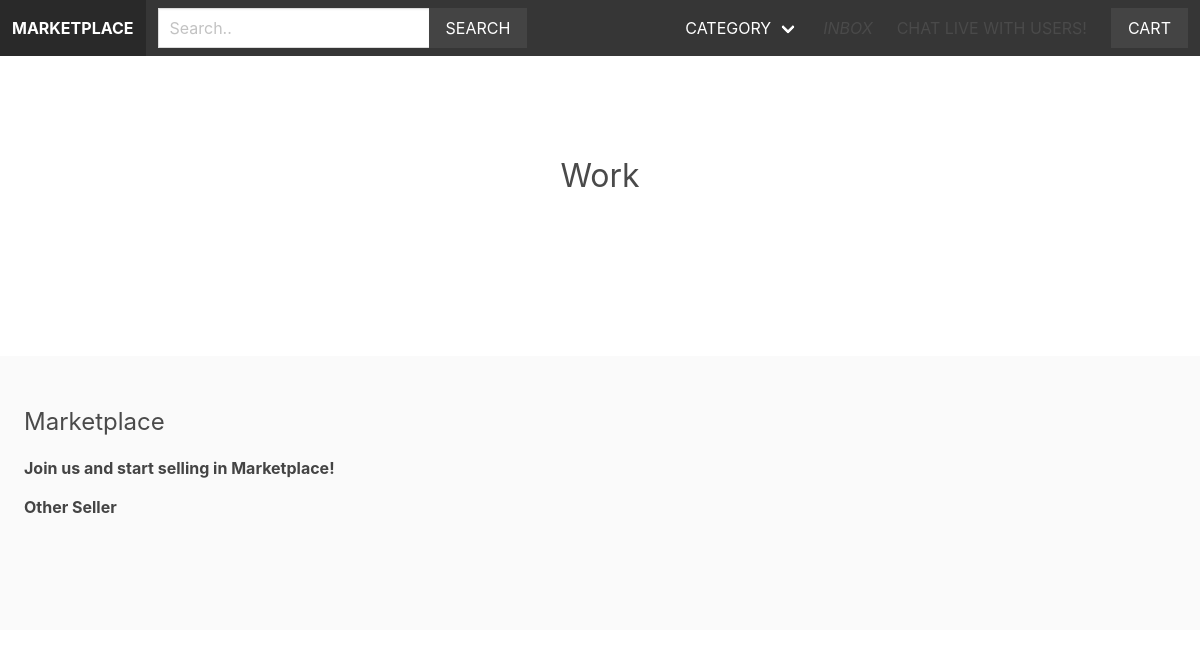
The page /work/ on the database as committed earlier.
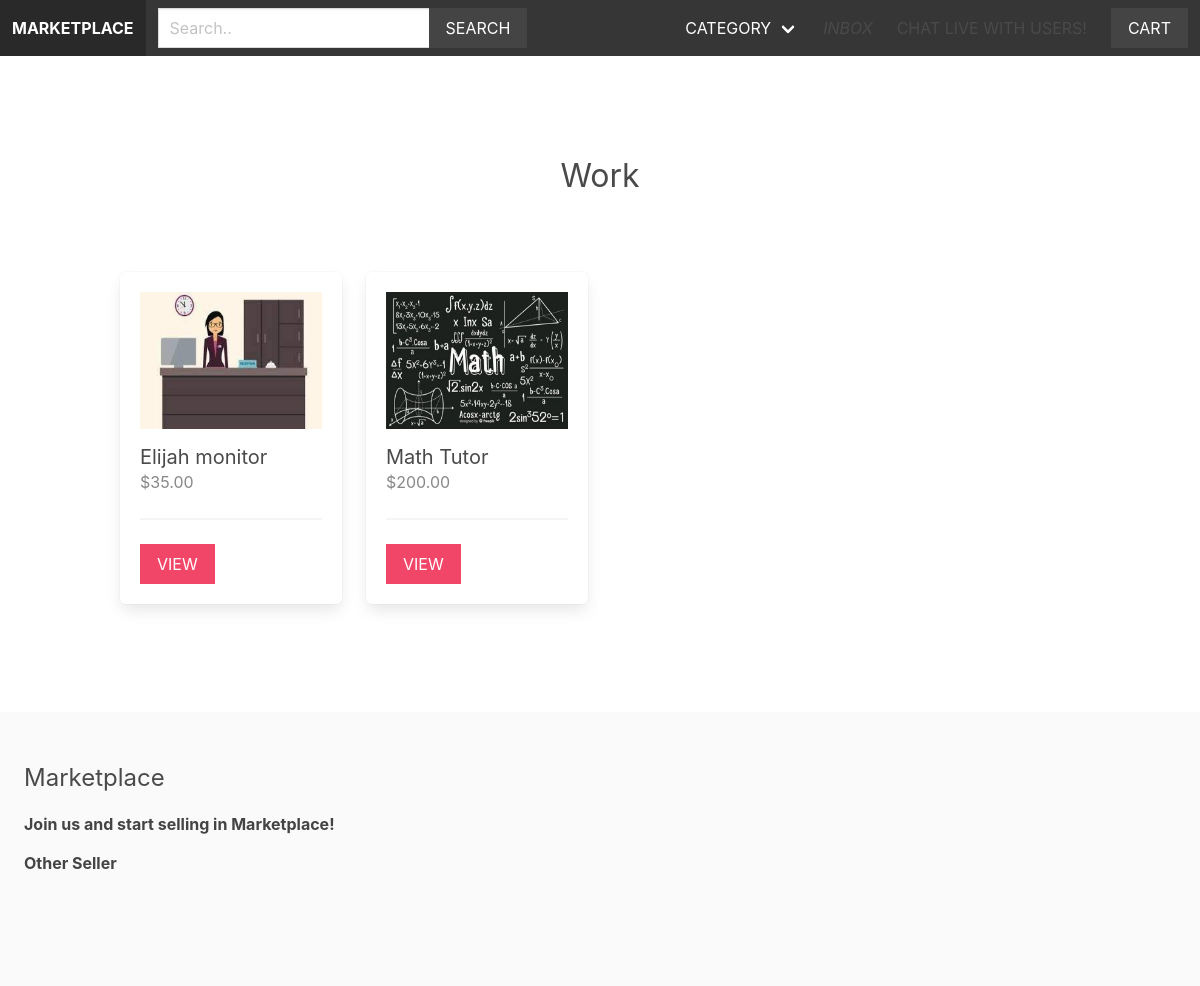
The same page on the database as committed later.
### apps/product/models.py (models this page shows, shortened)
class Category(models.Model):
    title = models.CharField(max_length=255)
    slug = models.SlugField(max_length=255)
    ordering = models.IntegerField(default=0)
    class Meta:
        ordering = ['ordering']

class Product(models.Model):
    category = models.ForeignKey(Category, related_name='products', on_delete=models.CASCADE)
    vendor = models.ForeignKey(Vendor, related_name='products', on_delete=models.CASCADE)
    title = models.CharField(max_length=255)
    slug = models.SlugField(max_length=255)
    description = models.TextField(blank=True, null=True)
    price = models.DecimalField(max_digits= 10, decimal_places=2)
    date_added = models.DateTimeField(auto_now_add=True)
    image = models.ImageField(upload_to='uploads/', blank=True, null=True)
    thumbnail = models.ImageField(upload_to='uploads/', blank=True, null=True)
    class Meta:
        ordering = ['-date_added']
    def get_thumbnail(self):
        if self.thumbnail:
            return self.thumbnail.url

### apps/product/views.py (the view)
# urls.py: path('<slug:category_slug>/', views.category, name='category'),
def category(request, category_slug):
    category = get_object_or_404(Category, slug=category_slug)
    return render(request, 'product/category.html', {'category': category})

### apps/cart/cart.py (called while the page is built)
    def __len__(self):
        return sum(item['quantity'] for item in self.cart.values())

### apps/cart/context_processors.py (called while the page is built)
def cart(request):
    return {'cart': Cart(request)}

### apps/product/context_processors.py (called while the page is built)
def menu_categories(request):
    categories = Category.objects.all()
    return {'menu_categories': categories}

### apps/product/templates/product/category.html (shortened to what this page needs)
{% extends 'core/base.html' %}
{% block content %}
    <div class="columns is-multiline mb-6">
        <div class="column is-12 has-text-centered mt-6 mb-6">
            <h2 class="is-size-3">{{ category.title }}</h2>
        </div>
        {% for product in category.products.all %}
            {% include 'product/parts/list_item.html' %}
        {% endfor %}
    </div>
{% endblock %}

### apps/core/templates/core/base.html (shortened to what this page needs)
{% load static %}
<!DOCTYPE html>
<html lang="en">
<head>
    <link rel="stylesheet" href="https://cdn.jsdelivr.net/npm/bulma@0.9.3/css/bulma.min.css">
    <link rel="stylesheet" href="{% static 'styles/main.css' %}">
</head>
<body>
    <nav class="navbar is-dark">
        <div class="navbar-brand">
            <a href="/" class="navbar-item"><strong>Marketplace</strong></a>
        </div>
        <div class="navbar-menu" id="main-navbar">
            <div class="navbar-start">
                <div class="navbar-item">
                    <form method="get" action="{% url 'search' %}">
                        <div class="field has-addons">
                            <div class="control">
                                <input type="text" class="input" placeholder="Search.." name="query">
                            </div>
                            <div class="control">
                                <button class="button is-dark is-uppercase">Search</button>
                            </div>
                        </div>
                    </form>
                </div>
            </div>
            <div class="navbar-end">
                <div class="navbar-item has-dropdown is-hoverable">
                    <a class="navbar-link">
                      Category
                    </a>
                  </div>
                </div>
              </div>
              <a href="{% url 'inbox' %}" class="navbar-item">
                <i class="material-icons">Inbox</i>
              </a>
                <a href="{% url 'index' %}" class="navbar-item">Chat Live with Users!</a>
                <div class="navbar-item">
                    <a href="{% url 'cart' %}" class="button is-dark">Cart{% if cart %} ({{ cart | length }}){% endif %}</a>
                </div>
    </nav>
    <section class="section">
        <div class="container">
            {% block content %}
            {% endblock %}
        </div>
    </section>
    <footer class="footer">
        <h3 class="is-size-4 mb-4">Marketplace</h3>
        {% if request.user.is_authenticated %}
        <a href="{% url 'vendor_admin' %}"><b>My Profile</b></a>
        {% else %}
        <a href="{% url 'become_vendor' %}"><b>Join us and start selling in Marketplace!</b></a>
        {% endif %}
        <br>
        <a href="{% url 'vendor' %}"><b>Other Seller</b></a>
    </footer>
</body>
</html>

### apps/product/templates/product/parts/list_item.html
<div class="column is-3 product-list-item">
    <div class="box">
        <figure class="image is-4by3 mb-4">
            <img src="{{ product.get_thumbnail }}">
        </figure>
        <h2 class="subtitle">{{ product.title }}</h2>
        <h3 class="price is-size-6 mb-5">${{ product.price }}</h3>
        <hr>
        <a href="{% url 'product' product.category.slug product.slug %}" class="button is-danger is-uppercase">View</a>
    </div>
</div>

### static/styles/main.css (style rules this page uses)
.navbar { text-transform: uppercase; }
.navbar .is-dark { background: #444; }
.footer a { margin-bottom: 15px; display: inline-block; color: #444; }
.input, .button { border-radius: 0; }
.product-list-item .box .subtitle { margin-bottom: 0; }
.product-list-item .box .price { color: #888; }

Rows that differ between the two databases and show on the page:
added Product: get_thumbnail (picture), title "Elijah monitor", price "35.00"
added Product: get_thumbnail (picture), title "Math Tutor", price "200.00"
